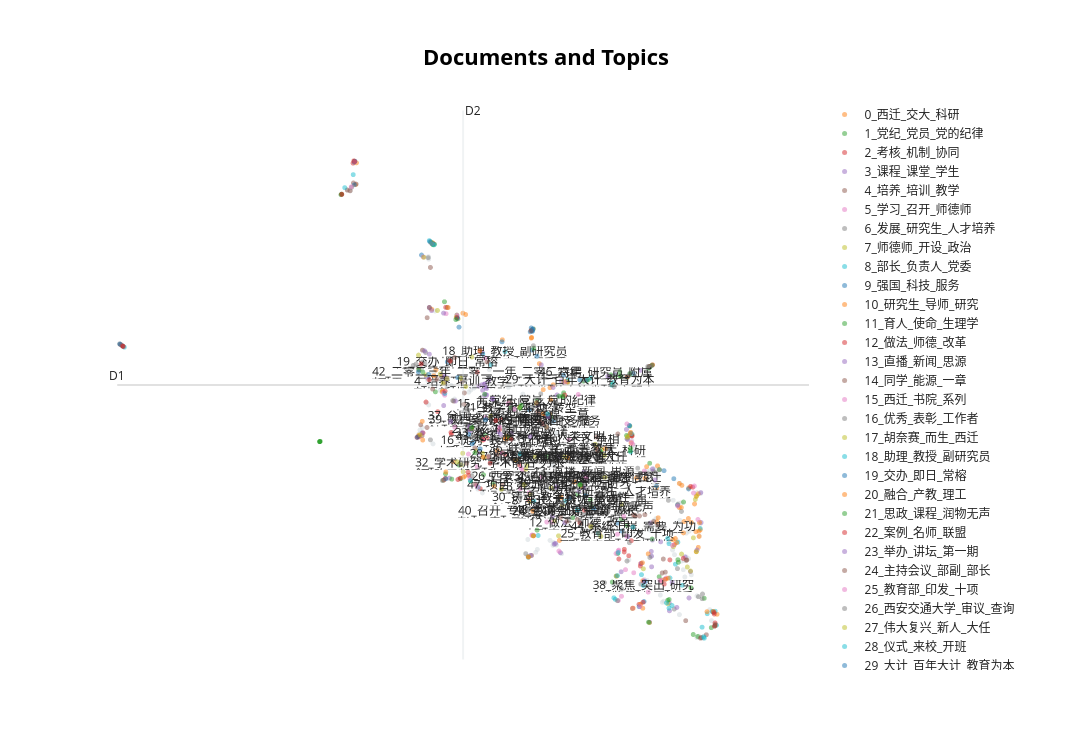

Write notebook code for a chart like this one.
### Code cell
reduced_embeddings = UMAP(n_neighbors=10, n_components=2, min_dist=0.0, metric='cosine').fit_transform(embeddings)
topic_model.visualize_documents(docs, reduced_embeddings=reduced_embeddings, hide_document_hover=True)

### Figure 1 — Plotly figure (JSON) as saved in the notebook; plotly's stock layout.template omitted (floating-point values rounded to 4 significant figures; data arrays with more than 128 entries replaced by an {"elided": "..."} marker saying what was removed)
{"data": [{"hoverinfo": "text", "marker": {"color": "#CFD8DC", "opacity": 0.5, "size": 5}, "mode": "markers+text", "name": "other", "showlegend": false, "x": {"elided": "161 float values"}, "y": {"elided": "161 float values"}, "type": "scattergl"}, {"hoverinfo": "text", "marker": {"opacity": 0.5, "size": 5}, "mode": "markers+text", "name": "0_西迁_交大_科研", "text": ["", "", "", "", "", "", "", "", "", "", "", "", "", "", "", "", "", "", "", "", "", "", "", "", "", "", "", "", "", "", "", "", "", "", "", "", "", "", "", "", "", "", "", "", "", "", "", "", "", "", "", "", "", "", "0_西迁_交大_科研"], "textfont": {"size": 12}, "x": [5.374, 12.54, 9.726, 12.73, 9.133, 12.28, 12.33, 11.25, 12.37, 9.526, 11.59, 8.507, 12.69, 7.017, 9.126, 11.3, 12.2, 9.451, 12.64, 12.64, 12.61, 9.297, 12.28, 9.521, 12.64, 12.34, 8.402, 11.8, 11.82, 7.0, 12.48, 8.794, 5.394, 11.29, 10.57, 11.2, 11.5, 12.38, 12.48, 12.14, 11.37, 9.875, 11.83, 9.594, 6.729, 11.8, 10.52, 9.88, 8.089, 7.724, 11.71, 13.09, 12.69, 5.35, 10.57], "y": [9.421, -0.7663, -1.308, -0.9833, 4.813, 0.4116, -0.316, 1.63, -1.081, 3.299, 0.9165, 4.744, 0.09912, 7.67, 4.794, -3.353, -1.252, 2.109, -1.645, 0.01637, -0.2073, 4.023, -0.3188, 2.499, -1.045, 0.3525, 1.403, -0.7459, 0.9403, 5.664, -0.6482, 1.137, 10.08, -3.351, -1.106, 1.845, -2.525, -0.7382, 0.2766, -1.283, 0.5756, 3.497, -0.6249, 3.387, 1.868, 0.2937, 1.464, 3.491, 1.713, 5.505, 3.988, -3.536, -1.517, 10.13, 1.402], "type": "scattergl"}, {"hoverinfo": "text", "marker": {"opacity": 0.5, "size": 5}, "mode": "markers+text", "name": "1_党纪_党员_党的纪律", "text": ["", "", "", "", "", "", "", "", "", "", "", "", "", "", "", "", "", "", "", "", "", "", "", "", "", "", "", "", "", "", "", "", "", "", "", "", "", "", "", "", "", "", "", "", "", "", "", "", "", "", "1_党纪_党员_党的纪律"], "textfont": {"size": 12}, "x": [10.82, 11.66, 11.24, 11.63, 7.019, 10.34, 4.61, 7.015, 11.65, 7.031, 12.81, 7.248, 7.616, 7.832, 10.11, 9.815, 6.984, 4.61, 12.37, 11.02, 7.03, 8.056, 11.66, 7.273, 5.066, 12.68, 10.94, 11.7, 10.24, 4.611, 7.059, 10.93, 11.65, 9.55, 7.024, 11.03, 12.96, 4.611, 8.137, 10.85, 11.23, 11.17, 8.105, 10.97, 11.01, 4.624, 10.31, 9.793, 7.581, 11.16, 9.249], "y": [3.685, 3.941, 3.702, 3.888, 7.646, 3.541, 1.672, 7.642, 3.918, 7.609, -3.054, 0.5076, 0.5512, 0.4721, 0.06891, 3.143, 7.692, 1.672, -0.1509, 3.655, 7.639, 1.806, 3.934, 5.89, 9.12, -4.206, -2.384, 3.975, 3.501, 1.672, 7.625, 3.676, 3.93, 2.419, 7.621, 3.636, -3.94, 1.672, 1.879, 3.395, 3.728, 3.61, 0.6719, -1.703, 3.777, 1.681, 3.516, 3.027, 0.966, 1.858, 2.916], "type": "scattergl"}, {"hoverinfo": "text", "marker": {"opacity": 0.5, "size": 5}, "mode": "markers+text", "name": "2_考核_机制_协同", "text": ["", "", "", "", "", "", "", "", "", "", "", "", "", "", "", "", "", "", "", "", "", "", "", "", "", "", "", "", "", "", "", "", "", "", "", "", "", "", "2_考核_机制_协同"], "textfont": {"size": 12}, "x": [9.071, 7.26, 11.28, 0.3703, 7.291, 13.0, 11.52, 7.614, 8.609, 7.419, 11.64, 9.37, 8.086, 10.26, 7.788, 7.776, 7.413, 9.132, 7.854, 9.173, 5.079, 8.787, 11.17, 7.299, 8.212, 5.324, 8.11, 9.838, 9.902, 6.73, 7.828, 7.851, 7.034, 11.42, 9.428, 8.878, 7.561, 8.567, 8.446], "y": [-0.09425, 0.5149, 1.844, 4.593, 0.5638, -3.468, -2.553, 0.5692, 1.832, 1.89, 3.936, 2.222, 1.751, -0.3898, 0.6558, 0.7516, 1.95, 5.041, 2.061, -1.164, 9.137, 1.095, 3.628, 5.722, 1.217, 10.07, 1.734, 3.079, 3.475, 1.815, 2.071, 2.084, 7.639, -3.237, 2.449, 0.9675, 0.5292, 1.293, 2.033], "type": "scattergl"}, {"hoverinfo": "text", "marker": {"opacity": 0.5, "size": 5}, "mode": "markers+text", "name": "3_课程_课堂_学生", "text": ["", "", "", "", "", "", "", "", "", "", "", "", "", "", "", "", "", "", "", "", "", "", "", "", "", "", "", "", "", "", "", "", "", "", "", "", "", "", "3_课程_课堂_学生"], "textfont": {"size": 12}, "x": [8.134, 11.89, 8.219, 9.764, 11.71, 8.129, 8.085, 8.087, 8.121, 7.38, 12.13, 11.69, 8.423, 11.46, 8.286, 12.49, 8.304, 6.998, 7.267, 12.75, 11.15, 7.271, 13.05, 11.69, 8.155, 8.152, 8.075, 11.67, 7.805, 12.07, 8.175, 12.07, 12.41, 11.04, 9.258, 8.01, 11.19, 8.169, 9.703], "y": [3.413, -1.351, 3.534, 3.501, -1.296, 3.405, 4.353, 3.22, 3.058, 0.571, -2.577, -1.641, 1.974, 3.821, 2.956, -3.042, 2.96, 5.625, 3.614, -0.7681, 2.038, 3.662, -3.87, -2.104, 3.315, 3.096, 3.389, -0.7839, 2.136, -3.431, 3.073, -3.191, -1.807, -2.253, 2.78, 3.35, -1.193, 3.271, 1.232], "type": "scattergl"}, {"hoverinfo": "text", "marker": {"opacity": 0.5, "size": 5}, "mode": "markers+text", "name": "4_培养_培训_教学", "text": ["", "", "", "", "", "", "", "", "", "", "", "", "", "", "", "", "", "", "", "", "", "", "", "", "", "", "", "", "", "", "4_培养_培训_教学"], "textfont": {"size": 12}, "x": [5.356, 10.37, 5.356, 7.47, 6.728, 6.794, 5.199, 7.385, 5.36, 11.98, 10.11, 9.75, 6.904, 10.97, 7.411, 9.133, 6.766, 11.92, 7.537, 7.689, 9.266, 7.697, 7.489, 7.201, 7.278, 6.803, 9.132, 7.331, 6.707, 0.3594, 7.648], "y": [10.13, -0.8533, 10.12, 2.893, 3.83, 1.852, 9.26, 4.11, 10.12, -2.265, -0.6757, -0.6152, 5.409, 1.902, 4.088, 5.012, 2.18, -2.291, 5.488, 2.796, 2.6, 3.142, 4.208, 3.641, 3.451, 4.431, -1.762, 5.717, 1.826, 4.603, 3.478], "type": "scattergl"}, {"hoverinfo": "text", "marker": {"opacity": 0.5, "size": 5}, "mode": "markers+text", "name": "5_学习_召开_师德师", "text": ["", "", "", "", "", "", "", "", "", "", "", "", "", "", "", "", "", "", "", "", "", "", "", "", "", "", "", "", "5_学习_召开_师德师"], "textfont": {"size": 12}, "x": [10.98, 8.032, 11.53, 5.358, 10.13, 7.953, 11.62, 10.93, 7.546, 7.492, 9.138, 8.055, 8.944, 9.565, 7.814, 7.971, 11.53, 10.99, 9.145, 9.455, 9.176, 9.079, 8.071, 8.891, 11.14, 11.29, 8.904, 11.15, 9.353], "y": [-3.12, 4.401, -2.519, 10.12, 3.093, 0.3595, -2.867, -1.704, 5.459, 2.106, -1.157, 4.387, 0.814, -0.7565, 0.5579, 0.9118, -2.566, -1.601, -1.146, -0.7526, -1.158, 0.1298, 4.34, 0.2496, -2.189, 1.595, 0.8776, -1.174, 0.5961], "type": "scattergl"}, {"hoverinfo": "text", "marker": {"opacity": 0.5, "size": 5}, "mode": "markers+text", "name": "6_发展_研究生_人才培养", "text": ["", "", "", "", "", "", "", "", "", "", "", "", "", "", "", "", "", "", "", "", "", "", "", "6_发展_研究生_人才培养"], "textfont": {"size": 12}, "x": [10.4, 11.45, 12.78, 11.17, 11.11, 11.72, 11.37, 11.41, 11.17, 9.327, 11.76, 8.668, 10.57, 11.4, 12.69, 11.98, 11.46, 10.27, 12.18, 6.973, 7.877, 6.664, 12.24, 10.72], "y": [-0.8725, 0.7174, -2.925, 1.755, -1.127, 0.7801, 1.375, 0.6366, -1.93, 3.113, 0.7494, 1.792, 1.419, 0.8702, -3.005, -2.482, -2.626, 3.516, -3.377, 1.725, 1.833, 4.009, -2.159, 0.1647], "type": "scattergl"}, {"hoverinfo": "text", "marker": {"opacity": 0.5, "size": 5}, "mode": "markers+text", "name": "7_师德师_开设_政治", "text": ["", "", "", "", "", "", "", "", "", "", "", "", "", "", "", "", "", "", "", "", "", "", "", "7_师德师_开设_政治"], "textfont": {"size": 12}, "x": [10.68, 9.789, 7.951, 9.231, 10.61, 9.55, 7.636, 9.624, 9.032, 8.498, 9.01, 10.63, 12.04, 9.099, 8.122, 9.101, 7.662, 7.563, 8.8, 7.524, 7.182, 11.23, 11.18, 9.206], "y": [1.258, -0.2462, 1.396, 2.827, -1.19, 0.2728, 0.9752, -0.7186, 0.9681, 1.329, 0.8385, 1.429, -3.219, -0.1381, 1.192, 0.08171, 1.321, 5.376, 1.122, 5.424, 3.712, 2.142, 1.787, 1.215], "type": "scattergl"}, {"hoverinfo": "text", "marker": {"opacity": 0.5, "size": 5}, "mode": "markers+text", "name": "8_部长_负责人_党委", "text": ["", "", "", "", "", "", "", "", "", "", "", "", "", "", "", "", "", "", "", "", "", "", "8_部长_负责人_党委"], "textfont": {"size": 12}, "x": [6.949, 10.92, 13.05, 10.56, 13.07, 12.2, 11.48, 8.091, 13.01, 12.88, 0.4037, 11.22, 12.98, 13.05, 12.08, 0.398, 10.89, 9.906, 8.263, 12.25, 12.73, 0.413, 9.854], "y": [7.734, -3.085, -3.444, -1.096, -3.867, -2.024, -2.341, 4.314, -3.476, -3.519, 4.559, 2.15, -3.448, -3.87, -2.44, 4.565, -3.039, 3.533, 3.995, -1.363, -0.9487, 4.549, -0.1163], "type": "scattergl"}, {"hoverinfo": "text", "marker": {"opacity": 0.5, "size": 5}, "mode": "markers+text", "name": "9_强国_科技_服务", "text": ["", "", "", "", "", "", "", "", "", "", "", "", "", "", "", "", "", "", "", "9_强国_科技_服务"], "textfont": {"size": 12}, "x": [9.814, 11.05, 9.086, 12.25, 11.43, 7.301, 10.58, 11.3, 10.3, 10.97, 7.547, 9.937, 7.892, 10.29, 6.784, 8.499, 9.148, 6.96, 11.22, 9.598], "y": [3.673, -1.023, 2.629, -0.2442, -3.307, 0.5488, 1.405, 3.728, 3.527, -0.7822, 5.381, -0.04127, 1.667, 0.03781, 7.299, 4.682, 4.431, 7.705, 2.156, 2.288], "type": "scattergl"}, {"hoverinfo": "text", "marker": {"opacity": 0.5, "size": 5}, "mode": "markers+text", "name": "10_研究生_导师_研究", "text": ["", "", "", "", "", "", "", "", "", "", "", "", "", "", "", "", "", "10_研究生_导师_研究"], "textfont": {"size": 12}, "x": [11.62, 11.91, 10.95, 6.809, 10.7, 13.05, 11.55, 11.25, 7.459, 7.351, 7.225, 7.091, 12.87, 7.236, 9.541, 11.46, 12.71, 10.05], "y": [-1.713, -2.518, -2.379, 1.719, 1.456, -3.872, 0.564, 1.951, 1.064, 5.716, 3.173, 3.834, -3.457, 3.206, 2.933, -3.23, -0.7656, 0.4519], "type": "scattergl"}, {"hoverinfo": "text", "marker": {"opacity": 0.5, "size": 5}, "mode": "markers+text", "name": "11_育人_使命_生理学", "text": ["", "", "", "", "", "", "", "", "", "", "", "", "", "", "11_育人_使命_生理学"], "textfont": {"size": 12}, "x": [11.24, 9.8, 10.01, 10.85, 11.05, 5.077, 7.429, 10.6, 11.27, 8.308, 9.249, 8.685, 11.17, 7.86, 9.472], "y": [1.469, 3.039, -0.6213, -2.565, -0.6687, 9.134, 0.5406, 1.364, 1.887, 0.4002, -0.997, 2.694, -0.8546, 2.108, 1.209], "type": "scattergl"}, {"hoverinfo": "text", "marker": {"opacity": 0.5, "size": 5}, "mode": "markers+text", "name": "12_做法_师德_改革", "text": ["", "", "", "", "", "", "", "", "", "", "", "", "", "", "12_做法_师德_改革"], "textfont": {"size": 12}, "x": [12.08, 11.26, 12.18, 11.11, 10.99, 11.27, 8.037, 0.4215, 11.45, 13.05, 6.688, 11.11, 11.2, 11.46, 10.16], "y": [-1.895, -1.317, -1.436, -1.577, -1.869, 1.848, 0.252, 4.54, -2.079, -3.797, 1.798, -1.655, -1.77, -2.007, -0.7831], "type": "scattergl"}, {"hoverinfo": "text", "marker": {"opacity": 0.5, "size": 5}, "mode": "markers+text", "name": "13_直播_新闻_思源", "text": ["", "", "", "", "", "", "", "", "", "", "", "", "", "", "13_直播_新闻_思源"], "textfont": {"size": 12}, "x": [8.468, 10.91, 9.675, 11.69, 11.65, 10.24, 9.591, 11.65, 12.74, 12.66, 7.256, 6.948, 12.52, 7.507, 10.25], "y": [1.888, 3.703, 3.079, -1.786, -3.779, 0.2877, 3.305, -3.776, 0.1344, -1.597, 2.76, 5.718, -2.247, 2.895, 0.756], "type": "scattergl"}, {"hoverinfo": "text", "marker": {"opacity": 0.5, "size": 5}, "mode": "markers+text", "name": "14_同学_能源_一章", "text": ["", "", "", "", "", "", "", "", "", "", "", "", "", "14_同学_能源_一章"], "textfont": {"size": 12}, "x": [8.671, 5.389, 11.33, 11.43, 11.74, 6.952, 5.331, 5.257, 11.82, 11.3, 11.34, 11.55, 8.509, 9.278], "y": [2.867, 9.439, -0.5565, -0.5717, -0.7393, 5.717, 9.472, 9.237, -0.8262, -0.5304, -0.5713, -0.5325, 0.3676, 2.521], "type": "scattergl"}, {"hoverinfo": "text", "marker": {"opacity": 0.5, "size": 5}, "mode": "markers+text", "name": "15_西迁_书院_系列", "text": ["", "", "", "", "", "", "", "", "", "", "", "", "15_西迁_书院_系列"], "textfont": {"size": 12}, "x": [7.784, 8.148, 7.307, 6.821, 12.68, 7.259, 8.111, 11.54, 7.256, 8.139, 11.26, 7.279, 8.632], "y": [1.296, 2.399, 5.53, 7.239, -0.677, 3.123, 1.727, 0.7868, 3.157, 4.193, 1.914, 3.071, 2.813], "type": "scattergl"}, {"hoverinfo": "text", "marker": {"opacity": 0.5, "size": 5}, "mode": "markers+text", "name": "16_优秀_表彰_工作者", "text": ["", "", "", "", "", "", "", "", "", "", "", "", "16_优秀_表彰_工作者"], "textfont": {"size": 12}, "x": [0.3425, 12.33, 6.858, 12.77, 9.461, 6.801, 9.007, 10.56, 11.05, 6.87, 7.858, 6.926, 8.402], "y": [4.62, -0.4334, 4.013, -3.066, 2.098, 4.072, -1.707, 1.409, -2.776, 4.36, 0.6368, 7.219, 1.704], "type": "scattergl"}, {"hoverinfo": "text", "marker": {"opacity": 0.5, "size": 5}, "mode": "markers+text", "name": "17_胡奈赛_而生_西迁", "text": ["", "", "", "", "", "", "", "", "", "", "", "", "17_胡奈赛_而生_西迁"], "textfont": {"size": 12}, "x": [8.611, 11.06, 12.62, 12.33, 12.52, 12.65, 7.856, 7.123, 12.45, 6.832, 12.66, 11.65, 10.7], "y": [1.836, -0.2312, -0.07154, -1.72, -2.232, -1.651, 4.225, 5.627, -2.111, 7.232, 0.04177, -3.789, 0.5963], "type": "scattergl"}, {"hoverinfo": "text", "marker": {"opacity": 0.5, "size": 5}, "mode": "markers+text", "name": "18_助理_教授_副研究员", "text": ["", "", "", "", "", "", "", "", "", "", "", "18_助理_教授_副研究员"], "textfont": {"size": 12}, "x": [9.18, 7.992, 7.01, 11.25, 10.85, 7.281, 5.326, 10.87, 7.053, 7.019, 10.39, 8.566], "y": [-0.1269, 0.2962, 7.64, 1.917, 3.372, 3.126, 9.724, 3.456, 7.607, 7.635, 3.588, 4.385], "type": "scattergl"}, {"hoverinfo": "text", "marker": {"opacity": 0.5, "size": 5}, "mode": "markers+text", "name": "19_交办_即日_常榕", "text": ["", "", "", "", "", "", "", "", "", "", "", "19_交办_即日_常榕"], "textfont": {"size": 12}, "x": [11.56, 11.8, 6.693, 5.361, 7.583, 5.347, 7.549, 0.3495, 7.552, 5.349, 11.53, 7.333], "y": [-2.549, 0.3255, 1.801, 10.13, 5.125, 10.1, 5.407, 4.613, 3.604, 9.419, -3.153, 4.075], "type": "scattergl"}, {"hoverinfo": "text", "marker": {"opacity": 0.5, "size": 5}, "mode": "markers+text", "name": "20_融合_产教_理工", "text": ["", "", "", "", "", "", "", "", "", "", "20_融合_产教_理工"], "textfont": {"size": 12}, "x": [8.027, 10.19, 7.666, 8.337, 12.71, 7.047, 12.22, 8.601, 13.01, 11.24, 9.904], "y": [4.411, 0.3219, 5.546, 0.3236, -1.187, 3.659, -1.376, 1.756, -3.449, 1.928, 1.193], "type": "scattergl"}, {"hoverinfo": "text", "marker": {"opacity": 0.5, "size": 5}, "mode": "markers+text", "name": "21_思政_课程_润物无声", "text": ["", "", "", "", "", "", "", "", "", "", "21_思政_课程_润物无声"], "textfont": {"size": 12}, "x": [12.26, 12.04, 7.296, 11.63, 6.725, 7.079, 11.86, 11.7, 11.85, 11.65, 10.41], "y": [-1.968, -3.113, 0.6982, -3.774, 3.846, 3.173, 0.8279, -1.268, -2.404, 1.019, -0.2962], "type": "scattergl"}, {"hoverinfo": "text", "marker": {"opacity": 0.5, "size": 5}, "mode": "markers+text", "name": "22_案例_名师_联盟", "text": ["", "", "", "", "", "", "", "", "", "", "22_案例_名师_联盟"], "textfont": {"size": 12}, "x": [7.534, 6.945, 5.338, 6.813, 7.391, 6.775, 12.37, 11.51, 8.181, 11.96, 8.481], "y": [5.411, 3.539, 10.14, 1.936, 4.105, 4.015, -1.851, -3.174, 1.788, -2.625, 2.328], "type": "scattergl"}, {"hoverinfo": "text", "marker": {"opacity": 0.5, "size": 5}, "mode": "markers+text", "name": "23_举办_讲坛_第一期", "text": ["", "", "", "", "", "", "", "", "", "", "23_举办_讲坛_第一期"], "textfont": {"size": 12}, "x": [10.14, 11.18, 9.839, 11.47, 9.338, 9.615, 7.821, 8.002, 9.642, 9.575, 9.663], "y": [0.165, 1.736, -0.7697, -1.999, 3.988, -1.42, 1.994, 1.335, -1.397, -0.5785, 0.3052], "type": "scattergl"}, {"hoverinfo": "text", "marker": {"opacity": 0.5, "size": 5}, "mode": "markers+text", "name": "24_主持会议_部副_部长", "text": ["", "", "", "", "", "", "", "", "", "", "24_主持会议_部副_部长"], "textfont": {"size": 12}, "x": [11.94, 7.933, 12.42, 12.75, 12.73, 8.182, 7.745, 10.55, 8.392, 7.923, 10.06], "y": [-1.87, 0.3938, -3.729, -4.237, -4.256, 4.078, 1.017, 1.407, 1.284, 1.479, -0.4432], "type": "scattergl"}, {"hoverinfo": "text", "marker": {"opacity": 0.5, "size": 5}, "mode": "markers+text", "name": "25_教育部_印发_十项", "text": ["", "", "", "", "", "", "", "", "", "", "25_教育部_印发_十项"], "textfont": {"size": 12}, "x": [8.757, 11.9, 11.05, 11.99, 11.26, 12.01, 11.87, 8.51, 11.31, 10.98, 10.96], "y": [2.652, -2.529, -2.994, -2.47, 1.663, -2.444, -2.509, 1.323, -2.284, -1.628, -1.122], "type": "scattergl"}, {"hoverinfo": "text", "marker": {"opacity": 0.5, "size": 5}, "mode": "markers+text", "name": "26_西安交通大学_审议_查询", "text": ["", "", "", "", "", "", "", "", "", "", "26_西安交通大学_审议_查询"], "textfont": {"size": 12}, "x": [12.05, 10.69, 5.29, 7.23, 9.477, 7.591, 8.645, 10.9, 10.96, 11.65, 9.448], "y": [-0.09896, -2.582, 9.34, 0.4971, -0.4702, 0.99, 0.1625, 3.329, -3.127, -1.82, 0.622], "type": "scattergl"}, {"hoverinfo": "text", "marker": {"opacity": 0.5, "size": 5}, "mode": "markers+text", "name": "27_伟大复兴_新人_大任", "text": ["", "", "", "", "", "", "", "", "", "", "27_伟大复兴_新人_大任"], "textfont": {"size": 12}, "x": [10.49, 9.707, 9.17, 9.901, 12.58, 11.28, 9.819, 8.488, 8.876, 8.083, 9.84], "y": [1.593, -1.169, 5.073, 3.459, -1.23, -3.363, 3.476, 0.2368, 2.704, 1.321, 1.21], "type": "scattergl"}, {"hoverinfo": "text", "marker": {"opacity": 0.5, "size": 5}, "mode": "markers+text", "name": "28_仪式_来校_开班", "text": ["", "", "", "", "", "", "", "", "", "28_仪式_来校_开班"], "textfont": {"size": 12}, "x": [11.24, 12.35, 12.13, 5.145, 12.01, 5.358, 0.4422, 9.271, 12.06, 8.89], "y": [1.362, -2.66, -3.27, 9.332, -3.194, 10.12, 4.52, -1.16, -3.352, 1.3], "type": "scattergl"}, {"hoverinfo": "text", "marker": {"opacity": 0.5, "size": 5}, "mode": "markers+text", "name": "29_大计_百年大计_教育为本", "text": ["", "", "", "", "", "", "", "", "", "29_大计_百年大计_教育为本"], "textfont": {"size": 12}, "x": [9.15, 9.143, 12.48, 11.96, 9.165, 9.123, 9.152, 9.102, 12.17, 10.16], "y": [4.998, 5.019, 0.2455, 0.7962, 5.071, 5.1, 5.061, 4.984, 0.5534, 3.536], "type": "scattergl"}, {"hoverinfo": "text", "marker": {"opacity": 0.5, "size": 5}, "mode": "markers+text", "name": "30_铸魂_教学科研_基础性", "text": ["", "", "", "", "", "", "", "", "", "30_铸魂_教学科研_基础性"], "textfont": {"size": 12}, "x": [7.703, 12.05, 8.572, 9.171, 11.99, 8.094, 11.5, 9.382, 9.38, 9.76], "y": [0.6256, -2.446, 1.763, -1.171, -2.479, 1.203, -3.354, 2.521, 3.24, -0.01077], "type": "scattergl"}, {"hoverinfo": "text", "marker": {"opacity": 0.5, "size": 5}, "mode": "markers+text", "name": "31_大赛_首届_第二届", "text": ["", "", "", "", "", "", "", "", "", "31_大赛_首届_第二届"], "textfont": {"size": 12}, "x": [12.07, 12.58, 10.16, 9.177, 7.925, 12.25, 8.649, 8.131, 12.53, 10.39], "y": [-3.091, -4.146, 0.3645, 4.49, 1.335, -1.89, 1.815, 3.099, -2.74, -0.08473], "type": "scattergl"}, {"hoverinfo": "text", "marker": {"opacity": 0.5, "size": 5}, "mode": "markers+text", "name": "32_学术研究_学术前沿_力求", "text": ["", "", "", "", "", "", "", "", "32_学术研究_学术前沿_力求"], "textfont": {"size": 12}, "x": [12.57, 13.03, 12.52, 0.4012, 13.03, 6.879, 7.129, 0.4182, 8.247], "y": [0.2976, -3.479, 0.3218, 4.561, -3.527, 2.865, 2.574, 4.544, 1.02], "type": "scattergl"}, {"hoverinfo": "text", "marker": {"opacity": 0.5, "size": 5}, "mode": "markers+text", "name": "33_教授_唐玉海_邀请", "text": ["", "", "", "", "", "", "", "", "33_教授_唐玉海_邀请"], "textfont": {"size": 12}, "x": [7.254, 7.325, 10.76, 6.891, 6.803, 9.747, 11.76, 9.108, 8.706], "y": [5.548, 3.596, 3.64, 3.623, 1.94, -1.679, 0.517, -1.758, 1.928], "type": "scattergl"}, {"hoverinfo": "text", "marker": {"opacity": 0.5, "size": 5}, "mode": "markers+text", "name": "34_并举_以西_多措", "text": ["", "", "", "", "", "", "", "", "34_并举_以西_多措"], "textfont": {"size": 12}, "x": [7.107, 6.9, 9.233, 12.86, 7.021, 9.116, 10.52, 11.71, 9.308], "y": [3.555, 2.097, 2.851, -4.153, 3.256, 5.013, 1.804, 3.98, 2.3], "type": "scattergl"}, {"hoverinfo": "text", "marker": {"opacity": 0.5, "size": 5}, "mode": "markers+text", "name": "35_提问_环节_争相", "text": ["", "", "", "", "", "", "", "", "35_提问_环节_争相"], "textfont": {"size": 12}, "x": [11.45, 11.29, 11.17, 12.59, 12.6, 9.715, 5.359, 5.284, 9.931], "y": [-3.301, -3.358, 2.205, 0.1228, 0.3326, -1.63, 10.11, 9.357, 1.73], "type": "scattergl"}, {"hoverinfo": "text", "marker": {"opacity": 0.5, "size": 5}, "mode": "markers+text", "name": "36_联盟_大学_高等教育", "text": ["", "", "", "", "", "", "", "", "36_联盟_大学_高等教育"], "textfont": {"size": 12}, "x": [12.25, 7.448, 9.786, 8.226, 6.606, 9.17, 11.86, 11.22, 9.57], "y": [-0.2238, 2.909, -0.1712, 1.244, 3.969, 4.565, 0.821, -1.377, 1.467], "type": "scattergl"}, {"hoverinfo": "text", "marker": {"opacity": 0.5, "size": 5}, "mode": "markers+text", "name": "37_全国_二等奖_一等奖", "text": ["", "", "", "", "", "", "", "", "37_全国_二等奖_一等奖"], "textfont": {"size": 12}, "x": [10.4, 12.16, 7.326, 7.623, 7.245, 6.876, 6.72, 7.728, 8.259], "y": [-0.8958, -1.495, 3.573, 3.585, 3.431, 3.686, 4.282, 3.335, 2.438], "type": "scattergl"}, {"hoverinfo": "text", "marker": {"opacity": 0.5, "size": 5}, "mode": "markers+text", "name": "38_聚焦_突出_研究", "text": ["", "", "", "", "", "", "", "38_聚焦_突出_研究"], "textfont": {"size": 12}, "x": [12.8, 9.062, 12.03, 9.066, 12.77, 12.82, 12.07, 11.52], "y": [-4.218, -1.82, -1.25, -1.798, -3.925, -4.253, -1.408, -2.667], "type": "scattergl"}, {"hoverinfo": "text", "marker": {"opacity": 0.5, "size": 5}, "mode": "markers+text", "name": "39_陕西省_陕西_体育", "text": ["", "", "", "", "", "", "", "39_陕西省_陕西_体育"], "textfont": {"size": 12}, "x": [7.789, 6.718, 6.934, 7.862, 9.246, 8.033, 10.46, 8.149], "y": [1.892, 3.772, 3.701, 1.604, 4.247, 1.455, -0.3606, 2.33], "type": "scattergl"}, {"hoverinfo": "text", "marker": {"opacity": 0.5, "size": 5}, "mode": "markers+text", "name": "40_召开_专题会议_出席会议", "text": ["", "", "", "", "", "", "", "40_召开_专题会议_出席会议"], "textfont": {"size": 12}, "x": [7.676, 11.5, 12.71, 9.068, 6.799, 7.302, 9.061, 9.158], "y": [0.5959, -1.981, -1.027, -1.81, 2.285, 0.7574, -1.803, -0.4262], "type": "scattergl"}, {"hoverinfo": "text", "marker": {"opacity": 0.5, "size": 5}, "mode": "markers+text", "name": "41_数字化_带动_转型", "text": ["", "", "", "", "", "", "", "41_数字化_带动_转型"], "textfont": {"size": 12}, "x": [10.17, 7.516, 9.715, 7.849, 8.911, 6.811, 11.24, 8.887], "y": [0.3729, 5.353, 3.045, 2.068, 2.766, 3.774, 1.395, 2.682], "type": "scattergl"}, {"hoverinfo": "text", "marker": {"opacity": 0.5, "size": 5}, "mode": "markers+text", "name": "42_二零二三年_二零二一年_二零二六年", "text": ["", "", "", "", "", "", "42_二零二三年_二零二一年_二零二六年"], "textfont": {"size": 12}, "x": [8.367, 7.284, 5.357, 13.03, 8.699, 5.083, 7.971], "y": [2.307, 3.195, 10.12, -3.894, 1.754, 9.128, 3.768], "type": "scattergl"}, {"hoverinfo": "text", "marker": {"opacity": 0.5, "size": 5}, "mode": "markers+text", "name": "43_化工_医科大学_人类文明", "text": ["", "", "", "", "", "", "43_化工_医科大学_人类文明"], "textfont": {"size": 12}, "x": [11.71, 12.23, 6.849, 6.951, 9.485, 7.405, 9.105], "y": [0.8489, -3.33, 4.406, 4.308, 2.42, 2.278, 1.822], "type": "scattergl"}, {"hoverinfo": "text", "marker": {"opacity": 0.5, "size": 5}, "mode": "markers+text", "name": "44_系统工程_需要_为功", "text": ["", "", "", "", "", "", "44_系统工程_需要_为功"], "textfont": {"size": 12}, "x": [12.44, 9.884, 6.973, 13.04, 13.05, 12.43, 11.3], "y": [-1.897, -0.7315, 6.925, -3.892, -3.837, -1.907, -0.8899], "type": "scattergl"}, {"hoverinfo": "text", "marker": {"opacity": 0.5, "size": 5}, "mode": "markers+text", "name": "45_下功夫_坚定_理想信念", "text": ["", "", "", "", "", "", "45_下功夫_坚定_理想信念"], "textfont": {"size": 12}, "x": [7.977, 8.45, 9.844, 11.1, 12.25, 12.14, 10.29], "y": [0.3048, 2.108, 3.464, -0.584, -0.2707, -1.461, 0.5936], "type": "scattergl"}, {"hoverinfo": "text", "marker": {"opacity": 0.5, "size": 5}, "mode": "markers+text", "name": "46_特聘_研究员_附属", "text": ["", "", "", "", "", "", "46_特聘_研究员_附属"], "textfont": {"size": 12}, "x": [11.22, 11.66, 11.63, 7.001, 9.932, 11.61, 10.51], "y": [3.718, 3.929, 3.923, 7.643, -0.65, 3.937, 3.75], "type": "scattergl"}, {"hoverinfo": "text", "marker": {"opacity": 0.5, "size": 5}, "mode": "markers+text", "name": "47_项目_第二批_首批", "text": ["", "", "", "", "", "", "47_项目_第二批_首批"], "textfont": {"size": 12}, "x": [11.17, 6.753, 7.672, 11.52, 7.545, 9.166, 8.971], "y": [1.816, 1.876, 0.7616, -2.163, 1.058, -1.167, 0.3634], "type": "scattergl"}, {"hoverinfo": "text", "marker": {"opacity": 0.5, "size": 5}, "mode": "markers+text", "name": "48_教育引导_监督_从严", "text": ["", "", "", "", "", "48_教育引导_监督_从严"], "textfont": {"size": 12}, "x": [7.824, 10.96, 11.29, 9.474, 10.98, 10.11], "y": [0.4976, -2.37, -0.9054, 2.506, -1.672, -0.3886], "type": "scattergl"}], "layout": {"shapes": [{"line": {"color": "#CFD8DC", "width": 2}, "type": "line", "x0": 7.67, "x1": 7.67, "y0": -4.902, "y1": 11.66}, {"line": {"color": "#9E9E9E", "width": 2}, "type": "line", "x0": 0.2911, "x1": 15.05, "y0": 3.378, "y1": 3.378}], "annotations": [{"showarrow": false, "text": "D1", "x": 0.2911, "y": 3.378, "yshift": 10}, {"showarrow": false, "text": "D2", "x": 7.67, "xshift": 10, "y": 11.66}], "title": {"font": {"size": 22, "color": "Black"}, "text": "<b>Documents and Topics</b>", "x": 0.5, "xanchor": "center", "yanchor": "top"}, "width": 1200, "height": 750, "xaxis": {"visible": false}, "yaxis": {"visible": false}}}
